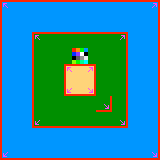

The image is a tile-based game level rendered from a .tmx file. Its description and complete source (layers, tilesets, objects, tile grids) follow:
An orthogonal 10x10 tile map with 16x16 px tiles, 3 tile layers (Tile Layer 2, Tile Layer, Translated Tiles), 2 tilesets, 2 image layers and 14 objects (Elipse, Point, Rectangle, Polygon, Text, ...).

<map version="1.4" tiledversion="1.4.2" orientation="orthogonal" renderorder="right-down" width="10" height="10" tilewidth="16" tileheight="16" infinite="0" nextlayerid="12" nextobjectid="16">
 <properties>
  <property name="Boolean Property" type="bool" value="true" />
  <property name="Color Property" type="color" value="#ff0f80ff" />
  <property name="File Property" type="file" value="Test Map 1.tmx" />
  <property name="Float Property" type="float" value="42.1" />
  <property name="Int Property" type="int" value="42" />
  <property name="Object Property" type="object" value="3" />
  <property name="String Property" value="Test" />
 </properties>
 <tileset firstgid="1" source="../Tilesets/Top Down [Sheet M-0 S-0].tsx" />
 <tileset firstgid="17" source="../Tilesets/Animation.tsx" />
 <layer id="6" name="Tile Layer 2" width="10" height="10" locked="1">
  <data encoding="csv">
2,2,2,2,2,2,2,2,2,2,
2,0,0,0,0,0,0,0,0,2,
2,0,1,1,1,1,1,1,0,2,
2,0,1,0,0,0,0,1,0,2,
2,0,1,0,3,3,0,1,0,2,
2,0,1,0,3,3,0,1,0,2,
2,0,1,0,0,0,0,1,0,2,
2,0,1,1,1,1,1,1,0,2,
2,0,0,0,0,0,0,0,0,2,
2,2,2,2,2,2,2,2,2,2
</data>
 </layer>
 <group id="4" name="Group" locked="1">
  <imagelayer id="5" name="Grouped Image Layer" offsetx="72" offsety="96">
   <image source="../Images/F.png" width="16" height="16" />
  </imagelayer>
 </group>
 <layer id="1" name="Tile Layer" width="10" height="10" locked="1">
  <data encoding="csv">
5,6,6,6,6,6,6,6,6,7,
9,2,2,2,2,2,2,2,2,11,
9,2,5,6,6,6,6,7,2,11,
9,2,9,1,1,1,1,11,2,11,
9,2,9,1,5,7,1,11,2,11,
9,2,9,1,13,15,1,11,2,11,
9,2,9,1,1,1,1,11,2,11,
9,2,13,14,14,14,14,15,2,11,
9,2,2,2,2,2,2,2,2,11,
13,14,14,14,14,14,14,14,14,15
</data>
 </layer>
 <objectgroup id="2" name="Object Layer">
  <object id="1" name="Elipse" x="32" y="32" width="96" height="96" rotation="45">
   <ellipse />
  </object>
  <object id="3" name="Point" x="48.1427" y="16.6189">
   <point />
  </object>
  <object id="4" name="Rectangle" x="127.663" y="15.9443" width="15.9969" height="15.9371" />
  <object id="5" name="Polygon" x="134.554" y="55.2275">
   <polygon points="-6.72727,-22.9091 9.90394,25.0631 -7.06406,72.6562 -54.4392,83.3433 -102.492,72.678 -117.953,24.9133 -101.939,-23.2511 -86.6368,-23.2501 -86.5524,-38.9454 -22.1832,-39.1551 -22.1427,-23.2067" />
  </object>
  <object id="6" name="Text" x="65.396" y="147.539" width="31.5087" height="8.20547">
   <properties>
    <property name="showTextNodePath" type="bool" value="false" />
   </properties>
   <text fontfamily="Courier New" pixelsize="8" wrap="1" color="#20ffff" kerning="0">Bottom</text>
  </object>
  <object id="7" name="Tile" gid="10" x="13.2425" y="40.4335" width="16" height="16" rotation="45" />
  <object id="8" name="Polyline" x="106.689" y="23.3462">
   <polyline points="6,8.36364 13.4691,-7.22833 20.3524,8.75209" />
  </object>
  <object id="13" gid="21" x="96" y="63.8182" width="16" height="16" />
  <object id="14" gid="25" x="48.3636" y="64.1818" width="16" height="16" />
  <object id="15" gid="17" x="48.1818" y="112.182" width="16" height="16" />
 </objectgroup>
 <imagelayer id="3" name="Image Layer" locked="1" offsetx="72" offsety="48">
  <image source="../Images/Test Card 16x16.png" width="16" height="16" />
 </imagelayer>
 <group id="7" name="Translating Group" locked="1" offsetx="80" offsety="80">
  <layer id="8" name="Translated Tiles" width="10" height="10" locked="1">
   <data encoding="csv">
0,0,0,0,0,0,0,0,0,0,
0,15,0,0,0,0,0,0,0,0,
0,0,0,0,0,0,0,0,0,0,
0,0,0,0,0,0,0,0,0,0,
0,0,0,0,0,0,0,0,0,0,
0,0,0,0,0,0,0,0,0,0,
0,0,0,0,0,0,0,0,0,0,
0,0,0,0,0,0,0,0,0,0,
0,0,0,0,0,0,0,0,0,0,
0,0,0,0,0,0,0,0,0,0
</data>
  </layer>
  <objectgroup id="9" name="Translated Objects" locked="1">
   <object id="9" x="24" y="24">
    <point />
   </object>
   <object id="10" x="32" y="32" width="16" height="16" rotation="180">
    <text fontfamily="Arial" pixelsize="8" color="#fd66ff" halign="center" valign="center">Top</text>
   </object>
   <object id="11" x="32" y="64">
    <polygon points="0,0 0,-31.3794 27.6139,-31.8815 31.3794,-28.8691 31.6305,-0.251036" />
   </object>
   <object id="12" name="Stretched Tile" gid="10" x="16" y="48" width="16" height="32" rotation="90" />
  </objectgroup>
 </group>
</map>
